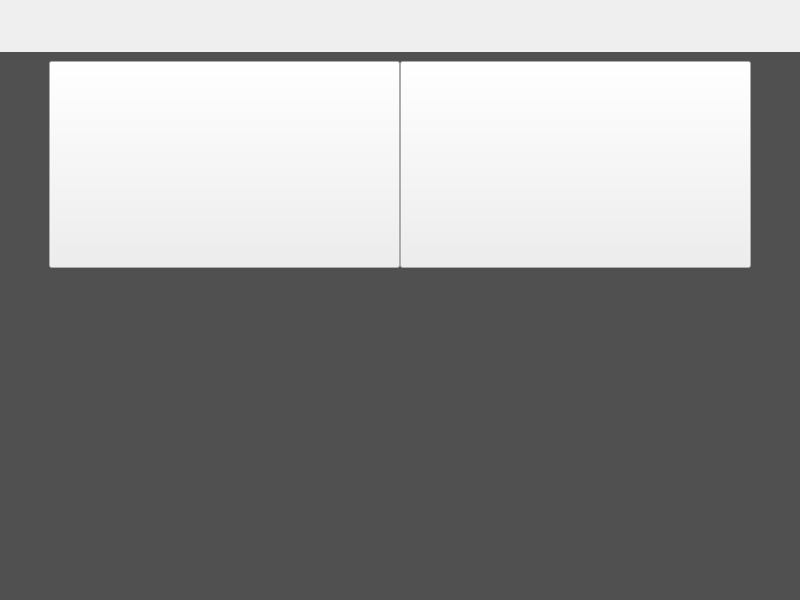
<?xml version="1.0" encoding="UTF-8"?>
<ui version="4.0">
 <class>ReportChartsWidget</class>
 <widget class="QWidget" name="ReportChartsWidget">
  <property name="geometry">
   <rect>
    <x>0</x>
    <y>0</y>
    <width>800</width>
    <height>600</height>
   </rect>
  </property>
  <property name="windowTitle">
   <string>Form</string>
  </property>
  <layout class="QVBoxLayout" name="verticalLayout" stretch="52,548">
   <property name="spacing">
    <number>0</number>
   </property>
   <property name="leftMargin">
    <number>0</number>
   </property>
   <property name="topMargin">
    <number>0</number>
   </property>
   <property name="rightMargin">
    <number>0</number>
   </property>
   <property name="bottomMargin">
    <number>0</number>
   </property>
   <item>
    <widget class="TitleWithReturnWidget" name="titleWidget" native="true">
     <property name="minimumSize">
      <size>
       <width>0</width>
       <height>52</height>
      </size>
     </property>
     <property name="maximumSize">
      <size>
       <width>16777215</width>
       <height>52</height>
      </size>
     </property>
    </widget>
   </item>
   <item>
    <widget class="QWidget" name="mainWidget" native="true">
     <property name="styleSheet">
      <string notr="true">QWidget#mainWidget{
background-color: rgb(81, 80, 80);
}</string>
     </property>
     <layout class="QHBoxLayout" name="horizontalLayout">
      <property name="spacing">
       <number>0</number>
      </property>
      <property name="leftMargin">
       <number>20</number>
      </property>
      <property name="topMargin">
       <number>0</number>
      </property>
      <property name="rightMargin">
       <number>20</number>
      </property>
      <property name="bottomMargin">
       <number>12</number>
      </property>
      <item>
       <widget class="QStackedWidget" name="stackedWidget">
        <widget class="QWidget" name="chartsHomePage">
         <property name="styleSheet">
          <string notr="true">QWidget#chartsHomePage{
background-color: rgb(81, 80, 80);
}</string>
         </property>
         <layout class="QVBoxLayout" name="verticalLayout_2">
          <property name="leftMargin">
           <number>29</number>
          </property>
          <property name="rightMargin">
           <number>29</number>
          </property>
          <item>
           <widget class="QWidget" name="widget" native="true">
            <property name="minimumSize">
             <size>
              <width>0</width>
              <height>207</height>
             </size>
            </property>
            <property name="maximumSize">
             <size>
              <width>16777215</width>
              <height>207</height>
             </size>
            </property>
            <layout class="QHBoxLayout" name="horizontalLayout_2">
             <property name="spacing">
              <number>0</number>
             </property>
             <property name="leftMargin">
              <number>0</number>
             </property>
             <property name="topMargin">
              <number>0</number>
             </property>
             <property name="rightMargin">
              <number>0</number>
             </property>
             <property name="bottomMargin">
              <number>0</number>
             </property>
             <item>
              <widget class="QPushButton" name="summaryChartsButton">
               <property name="sizePolicy">
                <sizepolicy hsizetype="Minimum" vsizetype="Minimum">
                 <horstretch>0</horstretch>
                 <verstretch>0</verstretch>
                </sizepolicy>
               </property>
               <property name="styleSheet">
                <string notr="true">QPushButton{
	border-image: url(:/reportChartsImage/summayCharts.png);
}

QPushButton:pressed{
	border-image: url(:/reportChartsImage/summayCharts_press.png);
}</string>
               </property>
               <property name="text">
                <string/>
               </property>
              </widget>
             </item>
             <item>
              <widget class="QPushButton" name="rankChartsButton">
               <property name="sizePolicy">
                <sizepolicy hsizetype="Minimum" vsizetype="Minimum">
                 <horstretch>0</horstretch>
                 <verstretch>0</verstretch>
                </sizepolicy>
               </property>
               <property name="styleSheet">
                <string notr="true">QPushButton{
	border-image: url(:/reportChartsImage/rankCharts.png);
}

QPushButton:pressed{
	border-image: url(:/reportChartsImage/rankCharts_press.png);
}</string>
               </property>
               <property name="text">
                <string/>
               </property>
              </widget>
             </item>
            </layout>
           </widget>
          </item>
          <item>
           <spacer name="verticalSpacer">
            <property name="orientation">
             <enum>Qt::Vertical</enum>
            </property>
            <property name="sizeHint" stdset="0">
             <size>
              <width>20</width>
              <height>302</height>
             </size>
            </property>
           </spacer>
          </item>
         </layout>
        </widget>
        <widget class="RankChartsWidget" name="rankChartsPage"/>
        <widget class="SummaryChartsWidget" name="summaryChartsPage"/>
       </widget>
      </item>
     </layout>
    </widget>
   </item>
  </layout>
 </widget>
 <customwidgets>
  <customwidget>
   <class>TitleWithReturnWidget</class>
   <extends>QWidget</extends>
   <header>TitleWithReturnWidget.h</header>
   <container>1</container>
  </customwidget>
  <customwidget>
   <class>RankChartsWidget</class>
   <extends>QWidget</extends>
   <header>RankChartsWidget.h</header>
   <container>1</container>
  </customwidget>
  <customwidget>
   <class>SummaryChartsWidget</class>
   <extends>QWidget</extends>
   <header>SummaryChartsWidget.h</header>
   <container>1</container>
  </customwidget>
 </customwidgets>
 <resources/>
 <connections/>
</ui>
